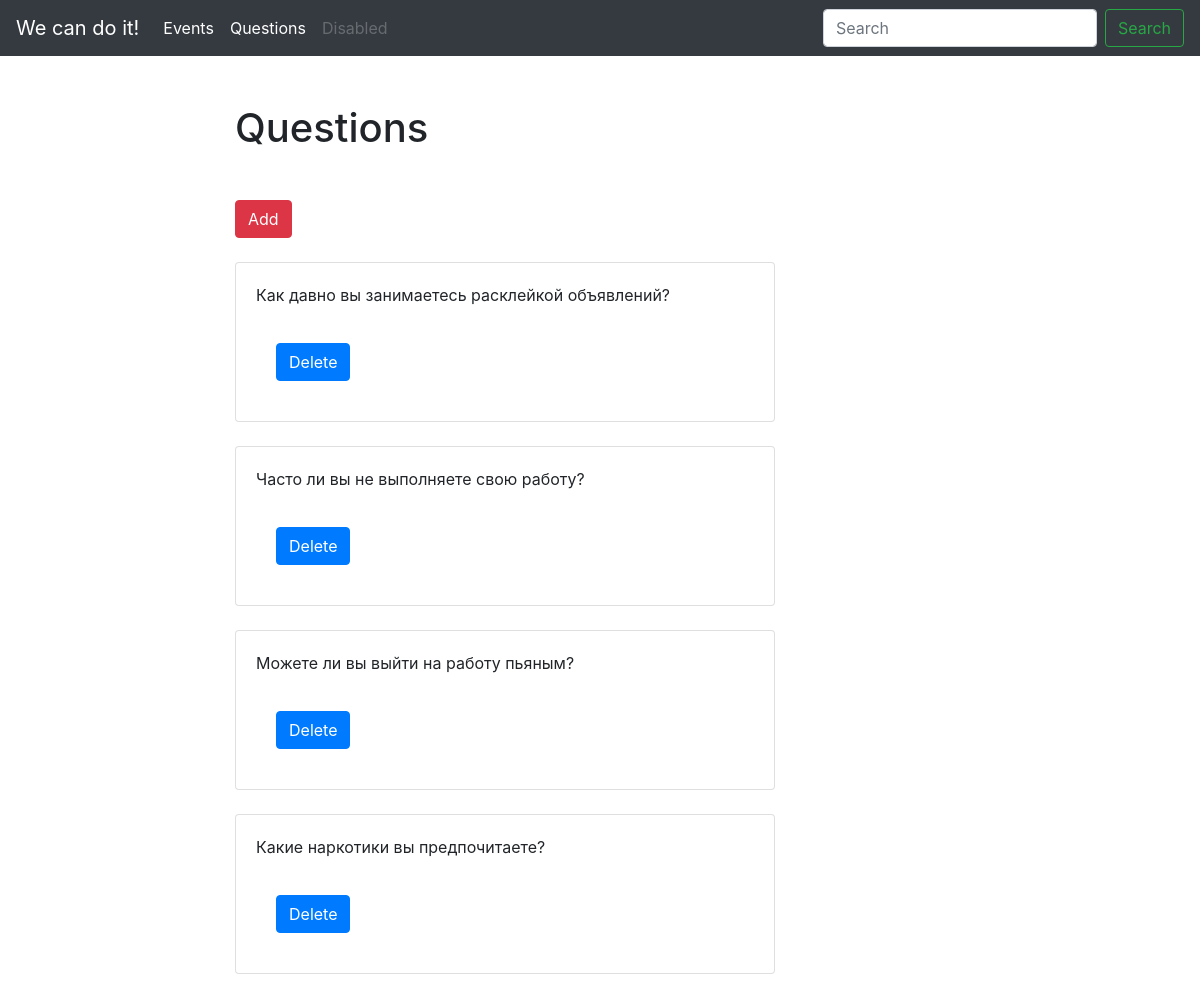
The app's page /blog/intro with its own data.
### blog/models.py (models this page shows, shortened)
class IntroQuestion(models.Model):
	text = models.CharField(max_length=200)

### blog/views.py (the view)
# urls.py: path('intro', intro_question_list, name='intro_question_list_url'),
def intro_question_list(request):
	questions = IntroQuestion.objects.all()
	return render(request, 'blog/question_list.html', context={'questions': questions})

### blog/templates/blog/question_list.html (shortened to what this page needs)
	{% extends 'blog/base_blog.html' %}
	{% block content %}
	<h1 class="mb-5">Questions</h1>
	<a type="button" href="{% url 'intro_page' %}" class="btn btn-danger mb-4">Add</a>
	{% for question in questions %}
	<form action="{% url 'intro_delete' %}" method="post">{% csrf_token %}
		<div class="card mb-4">
			<div class="card-body">
				<p class="card-text">{{ question.text }}</p>
				<div class="card-body">
					<button type="submit" class="btn btn-primary">Delete</button>
				</div>
			</div>
		</div>
	</form>
		{% endfor %}
	{% endblock %}

### records on screen
IntroQuestion: text "Как давно вы занимаетесь расклейкой объявлений?"
IntroQuestion: text "Часто ли вы не выполняете свою работу?"
IntroQuestion: text "Можете ли вы выйти на работу пьяным?"
IntroQuestion: text "Какие наркотики вы предпочитаете?"
